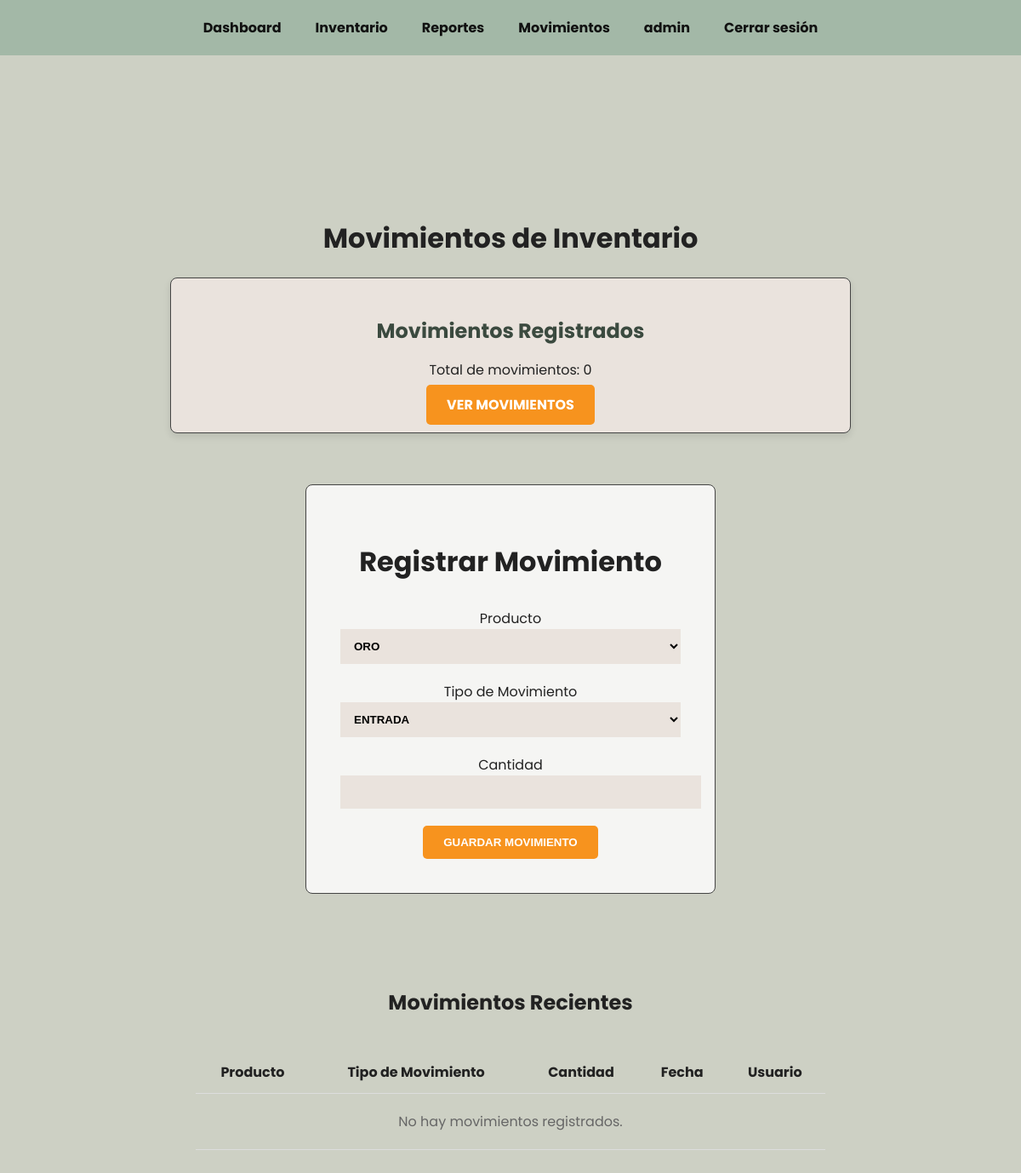
Before: /movimientos/ (signed in) with the older database file.
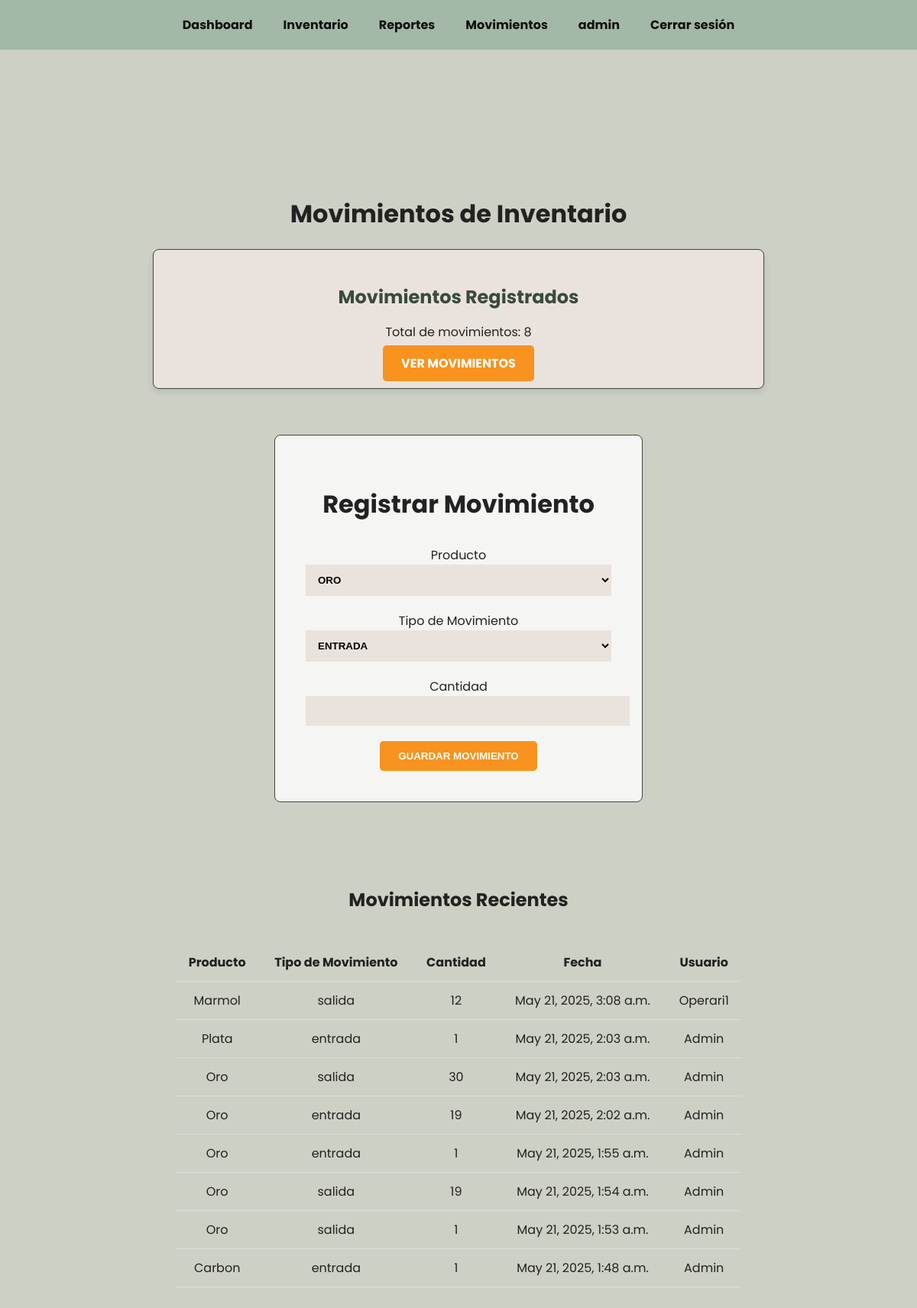
After: the same page with the newer database file.
### inventario_app/models.py (models this page shows, shortened)
class Movimiento(models.Model):
    TIPO_MOVIMIENTO = (
        ('entrada', 'Entrada'),
        ('salida', 'Salida'),
    )
    producto = models.ForeignKey(Producto, on_delete=models.CASCADE)
    tipo_movimiento = models.CharField(max_length=7, choices=TIPO_MOVIMIENTO)
    cantidad = models.IntegerField()
    fecha = models.DateTimeField(auto_now_add=True)
    usuario = models.ForeignKey(User, on_delete=models.CASCADE)

class Producto(models.Model):
    nombre = models.CharField(max_length=255)
    descripcion = models.TextField()
    stock = models.IntegerField()
    precio = models.DecimalField(max_digits=10, decimal_places=2)
    imagen = models.ImageField(upload_to='productos/', null=True, blank=True)
    created_at = models.DateTimeField(auto_now_add=True)
    updated_at = models.DateTimeField(auto_now=True)

### inventario_app/views.py (the view, shortened to what this page needs)
# urls.py: path('movimientos/', views.movimientos, name='movimientos'),
@login_required
def movimientos(request):
    movimientos = Movimiento.objects.all().order_by('-fecha')
    productos = Producto.objects.all()  # Para mostrar los productos en el formulario
    return render(request, 'inventario_app/movimientos.html', {
        'movimientos': movimientos,
        'movimientos_count': movimientos.count(),
        'productos': productos
    })

### inventario_app/context_processors.py (called while the page is built)
def admin_check(request):
    print(f"Verificando usuario: {request.user.username}")  # Esto te confirmará que el context processor se ejecuta.
    if not request.user.is_authenticated:
        return {'es_admin': False}
    es_admin = request.user.groups.filter(name='Administrador').exists()
    return {'es_admin': es_admin}

### inventario_app/templates/inventario_app/movimientos.html (shortened to what this page needs)
<!DOCTYPE html>
<html lang="es">
<head>
</head>
<body>
{% include "inventario_app/navbar.html" %}
<div class="container">
  <h1>Movimientos de Inventario</h1>
  <div class="dashboard-cards">
    <div class="dashboard-card">
      <h3>Movimientos Registrados</h3>
      <p>Total de movimientos: {{ movimientos_count }}</p>
      <a href="#tabla" class="button">Ver Movimientos</a>
    </div>
  </div>
  <div id="formulario" class="form-container">
    <h2>Registrar Movimiento</h2>
    <form method="POST">
      <label for="producto">Producto</label>
      <select name="producto" id="producto" required>
        {% for producto in productos %}
        <option value="{{ producto.id }}">{{ producto.nombre }}</option>
        {% endfor %}
      </select>
      <label for="tipo_movimiento">Tipo de Movimiento</label>
      <select name="tipo_movimiento" id="tipo_movimiento" required>
        <option value="entrada">Entrada</option>
      </select>
      <label for="cantidad">Cantidad</label>
      <input type="number" name="cantidad" id="cantidad" required>
      <button type="submit" class="button">Guardar Movimiento</button>
    </form>
  </div>
  <div id="tabla" class="container">
    <h2>Movimientos Recientes</h2>
    <table>
      <thead>
        <tr>
          <th>Producto</th>
          <th>Tipo de Movimiento</th>
          <th>Cantidad</th>
          <th>Fecha</th>
          <th>Usuario</th>
        </tr>
      </thead>
      <tbody>
        {% for movimiento in movimientos %}
        <tr>
          <td>{{ movimiento.producto.nombre }}</td>
          <td>{{ movimiento.tipo_movimiento }}</td>
          <td>{{ movimiento.cantidad }}</td>
          <td>{{ movimiento.fecha }}</td>
          <td>{{ movimiento.usuario.get_full_name }}</td>
        </tr>
        {% empty %}
        <tr>
          <td colspan="5" style="text-align:center; padding: 20px; color: #666;">
            No hay movimientos registrados.
          </td>
        </tr>
        {% endfor %}
      </tbody>
    </table>
  </div>
</div>
</body>
</html>

Changed rows visible on the page:
added Movimiento: producto.nombre "Marmol", tipo_movimiento "salida", cantidad "12", fecha "May 21, 2025, 3:08 a.m.", usuario.get_full_name "Operari1"
added Movimiento: producto.nombre "Plata", tipo_movimiento "entrada", cantidad "1", fecha "May 21, 2025, 2:03 a.m.", usuario.get_full_name "Admin"
added Movimiento: producto.nombre "Oro", tipo_movimiento "salida", cantidad "30", fecha "May 21, 2025, 2:03 a.m.", usuario.get_full_name "Admin"
added Movimiento: producto.nombre "Oro", tipo_movimiento "entrada", cantidad "19", fecha "May 21, 2025, 2:02 a.m.", usuario.get_full_name "Admin"
added Movimiento: producto.nombre "Oro", tipo_movimiento "entrada", cantidad "1", fecha "May 21, 2025, 1:55 a.m.", usuario.get_full_name "Admin"
added Movimiento: producto.nombre "Oro", tipo_movimiento "salida", cantidad "19", fecha "May 21, 2025, 1:54 a.m.", usuario.get_full_name "Admin"
added Movimiento: producto.nombre "Oro", tipo_movimiento "salida", cantidad "1", fecha "May 21, 2025, 1:53 a.m.", usuario.get_full_name "Admin"
added Movimiento: producto.nombre "Carbon", tipo_movimiento "entrada", cantidad "1", fecha "May 21, 2025, 1:48 a.m.", usuario.get_full_name "Admin"
Other visible differences:
{{ movimientos_count }}: "0" → "8"
text no longer shown: "No hay movimientos registrados."
